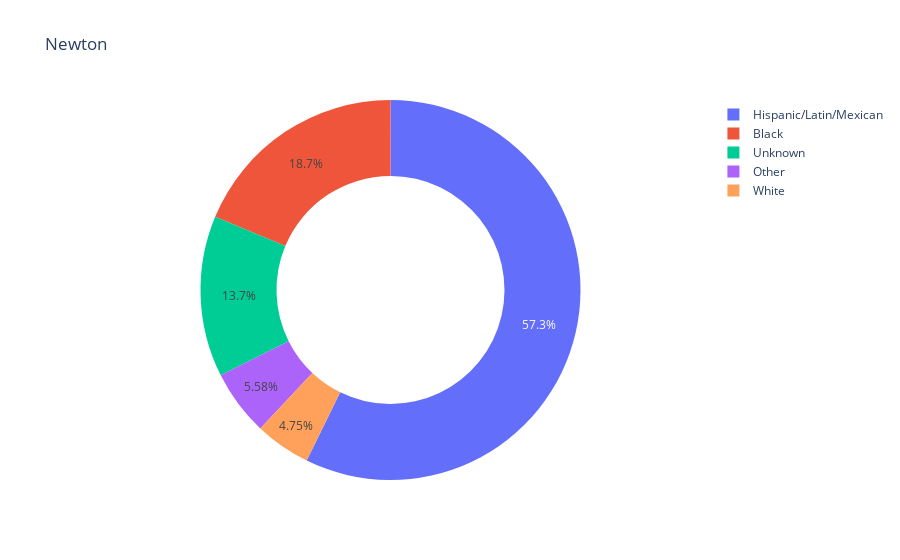

Notebook code cell kept with this figure:
### Code cell
plot_1(selected)

### Figure 1 — Plotly figure (JSON) as saved in the notebook; plotly's stock layout.template omitted (floating-point values rounded to 4 significant figures)
{"data": [{"hole": 0.6, "labels": ["Black", "Hispanic/Latin/Mexican", "Other", "Unknown", "White"], "type": "pie", "values": [18715, 57300, 5580, 13709, 4748]}], "layout": {"title": {"text": "Newton"}}}
